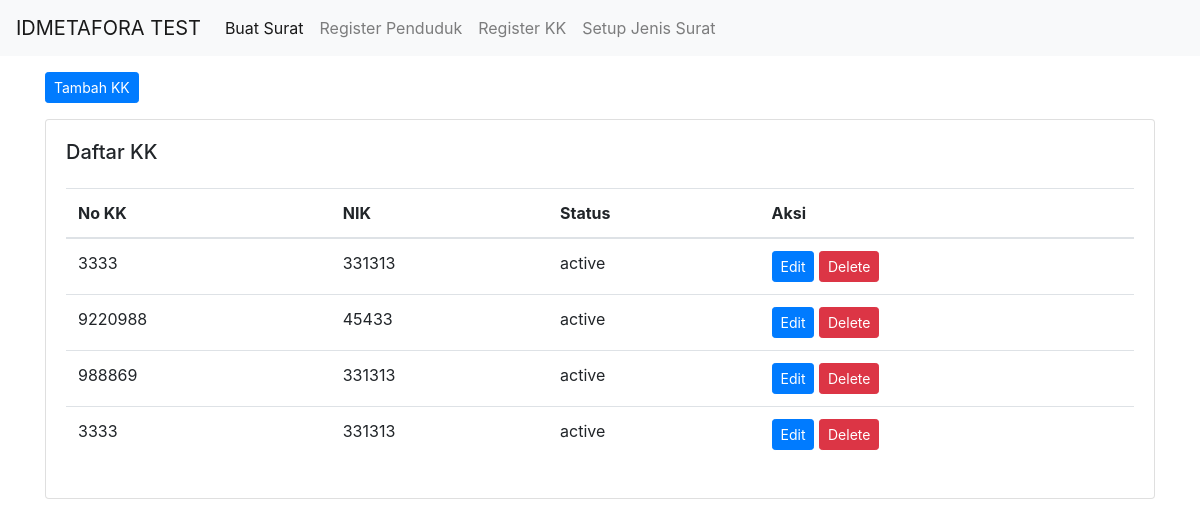
/index.php/test/regKK, run on the app's committed database.
### tables this page shows
CREATE TABLE `kk` (
  `id_kk` int(11) NOT NULL,
  `no_kk` int(11) NOT NULL,
  `NIK` int(11) NOT NULL,
  `status` int(11) NOT NULL
);

### application/controllers/Test.php (called while the page is built, shortened)
<?php
class Test extends CI_Controller
{
    public function __construct()
    {
        $this->load->model('idmetafora_model', 'data');
    }
    public function regKK()
    {
        $data['penduduk'] = $this->data->getPenduduk();
        $data['kk'] = $this->data->getKK();
        $this->load->view('part/header');
        $this->load->view('KK', $data);
        $this->load->view('part/footer');
    }
}

### index.php (called while the page is built, shortened)
<?php
require_once BASEPATH.'core/CodeIgniter.php';

### application/models/idmetafora_model.php (called while the page is built, shortened)
<?php
class idmetafora_model extends CI_Model
{
    public function getKK()
    {
        return $this->db->get('kk')->result_array();
    }
}

### application/views/KK.php (the view, shortened to what this page needs)
<button type="button" id="" class="btn btn-primary btn-sm mb-3" data-toggle="modal" data-target="#exampleModal">
    Tambah KK
</button>
<div class="card card-body">
    <h5>Daftar KK</h5>
    <div class="responsive-table mt-3">
        <table class="table">
            <thead>
                <tr>
                    <th>No KK</th>
                    <th>NIK</th>
                    <th>Status</th>
                    <th>Aksi</th>
                </tr>
            </thead>
            <tbody>
                <?php foreach ($kk as $kdata) : ?>
                    <tr>
                        <td><?= $kdata['no_kk'] ?></td>
                        <td><?= $kdata['NIK'] ?></td>
                        <td><?php if ($kdata['status'] == '1') {
                                echo 'active';
                            } else {
                                echo 'inactive';
                            }; ?>
                        </td>
                        <td>
                            <button type="button" id="" class="btn btn-primary btn-sm " data-toggle="modal" data-target="#modalEdit<?= $kdata['id_kk'] ?>">
                                Edit
                            </button>
                            <a href="<?= base_url('test/deleteKK') ?>/<?= $kdata['id_kk'] ?>" class="btn btn-sm btn-danger" onclick="return confirm('Hapus ?')">Delete</a>
                        </td>
                    </tr>
                <?php endforeach ?>
            </tbody>
        </table>
    </div>
</div>

### application/views/part/header.php (shortened to what this page needs)
<!doctype html>
<html lang="en">
<head>
    <link rel="stylesheet" href="https://stackpath.bootstrapcdn.com/bootstrap/4.3.1/css/bootstrap.min.css">
</head>
<nav class="navbar navbar-expand-lg navbar-light bg-light">
    <a class="navbar-brand" href="#">IDMETAFORA TEST</a>
    <div class="collapse navbar-collapse" id="navbarNav">
        <ul class="navbar-nav">
            <li class="nav-item active">
                <a class="nav-link" href="<?= base_url() ?>">Buat Surat <span class="sr-only">(current)</span></a>
            </li>
            <li class="nav-item">
                <a class="nav-link" href="<?= base_url('test/regPenduduk') ?>">Register Penduduk</a>
            </li>
            <li class="nav-item">
                <a class="nav-link" href="<?= base_url('test/regKK') ?>">Register KK</a>
            </li>
            <li class="nav-item">
                <a class="nav-link" href="<?= base_url('test/setupSurat') ?>">Setup Jenis Surat</a>
            </li>
        </ul>
    </div>
</nav>
<body>
    <div class="container mt-3">

### application/views/part/footer.php (shortened to what this page needs)
</div>
</body>
</html>

### data on the page
kk: no_kk "3333", NIK "331313", status "active"
kk: no_kk "9220988", NIK "45433", status "active"
kk: no_kk "988869", NIK "331313", status "active"
kk: no_kk "3333", NIK "331313", status "active"
